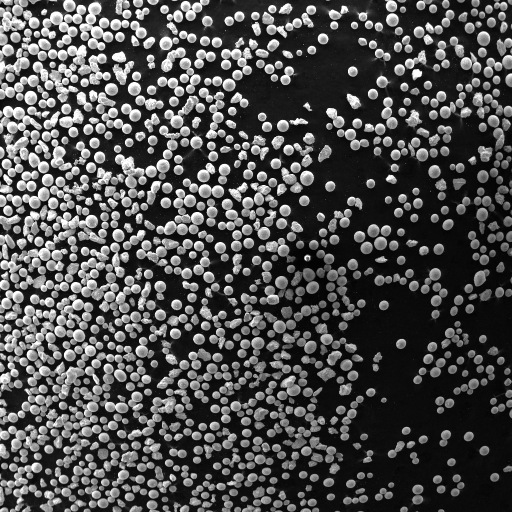
#> input picture image_9.png, 1024 x 1024 px (shown at 1/2 size)
$ python -i common.py   (imports and definitions only)
#> lines starting #> are read from the running program, lines starting #| are printed output that depends on the picture; after the words box and inside, x2 and y2 are one past the last pixel; in counts of white or black regions, pixels touching at a corner belong together
#> further down, picture is the input picture: shape (1024, 1024); min 0, max 255, mean 76.8
import cv2
import numpy as np
from typing import Union, List


def detector(image) -> Union[int, List[float]]:

    # Apply thresholding to segment the image
    _, thresh = cv2.threshold(image, 50, 255, cv2.THRESH_OTSU)
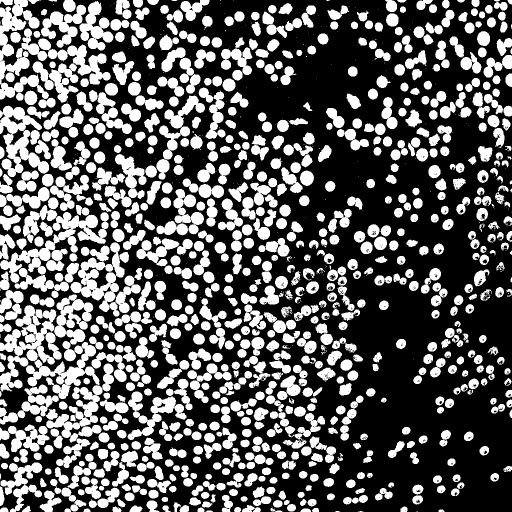
#> thresh: shape (1024, 1024) (shown at 1/2 size); 37.4% white; 1149 white regions (290 under 20 px), largest, box (x1, y1, x2, y2) and area: (0, 0, 98, 199) 8759, (0, 610, 124, 784) 8669, (141, 485, 282, 633) 8353

    thresh = cv2.medianBlur(thresh, 3)
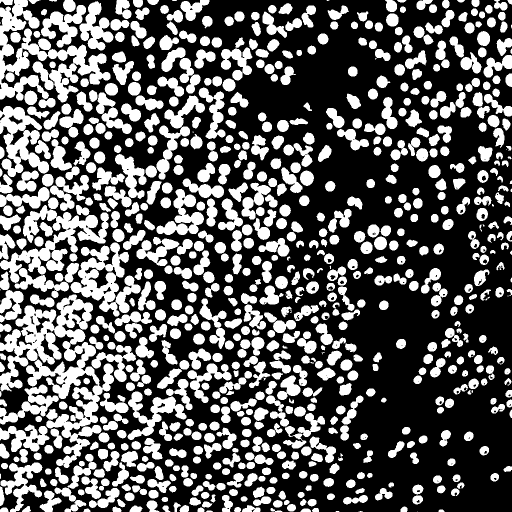
#> thresh: shape (1024, 1024) (shown at 1/2 size); 37.5% white; 814 white regions (25 under 20 px), largest, box (x1, y1, x2, y2) and area: (0, 589, 228, 936) 26879, (0, 0, 221, 205) 16656, (0, 410, 218, 566) 11012

    thresh = cv2.morphologyEx(thresh, cv2.MORPH_OPEN,
                              np.ones((1, 1), dtype=int))

    # Apply median filtering to remove noise
    median = cv2.medianBlur(thresh, 5)
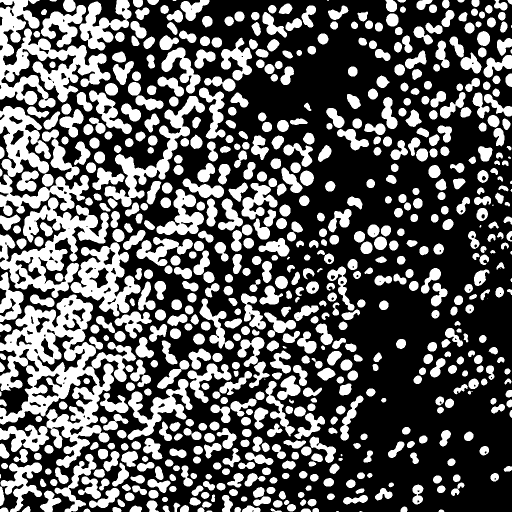
#> median: shape (1024, 1024) (shown at 1/2 size); 37.4% white; 704 white regions (14 under 20 px), largest, box (x1, y1, x2, y2) and area: (0, 589, 272, 936) 34387, (0, 0, 221, 216) 19209, (0, 395, 218, 596) 16032

    maxValue = 255
    # cv2.ADAPTIVE_THRESH_MEAN_C #cv2.ADAPTIVE_THRESH_GAUSSIAN_C
    adaptiveMethod = cv2.ADAPTIVE_THRESH_GAUSSIAN_C
    thresholdType = cv2.THRESH_BINARY  # cv2.THRESH_BINARY #cv2.THRESH_BINARY_INV
    blockSize = 5  # odd number like 3,5,7,9,11
    C = -3  # constant to be subtracted
    edges = cv2.adaptiveThreshold(
        median, maxValue, adaptiveMethod, thresholdType, blockSize, C)
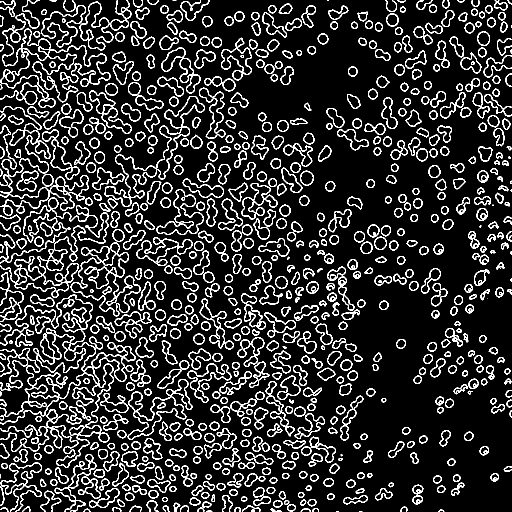
#> edges: shape (1024, 1024) (shown at 1/2 size); 14.5% white in thin lines or dots

    # Find contours and store their coordinates and sizes in arrays
    contours, _ = cv2.findContours(
        edges, cv2.RETR_TREE, cv2.CHAIN_APPROX_SIMPLE)
#> contours = 1633 contours, 146 with area under 20; largest, box (x1, y1, x2, y2) and area: (0, 589, 272, 936) 19251, (0, 0, 221, 216) 10836, (141, 485, 281, 633) 10100, (142, 486, 280, 632) 8126, (209, 192, 410, 414) 7798

    particle_coords = []
    particle_sizes = []
    for contour in contours:
        # Compute the center of the contour using moments
        moments = cv2.moments(contour)
        if moments['m00'] != 0:
            cx = int(moments['m10'] / moments['m00'])
            cy = int(moments['m01'] / moments['m00'])
            # Add the center coordinates to the array
            if [cx, cy] not in particle_coords:
                particle_coords.append((cx, cy))
                # Compute the approximate size of the particle using its area
                area = cv2.contourArea(contour)
                size = np.sqrt(area / np.pi)
                # Add the size to the array
                particle_sizes.append(size)
#> this loop made 1633 passes
#> (cx, cy, area, size) on passes 5, 6, 7, 8, 11, 12, 13, 14, 15, 16, 17, 19: (611, 1019, 29.5, 3.06), (173, 1019, 23, 2.71), (631, 1018, 24, 2.76), (548, 1020, 49, 3.95), (401, 1018, 28, 2.99), (9, 1017, 26, 2.88), (475, 1017, 29, 3.04), (232, 1017, 35, 3.34), (807, 1017, 32, 3.19), (53, 1017, 37, 3.43), (503, 1017, 86.5, 5.25), (331, 1016, 40.5, 3.59)
#> cx on pass 100: 781
#> after the loop, particle_coords = 1631 pairs, first value 0 to 1022, second value 0 to 1022; particle_sizes = 1631 values, max 78.28 at index 694, min 0.564 at index 430, mean 8.46

    # Print the coordinates and sizes of the detected particles
    print(particle_coords)
#> (printed output is left out)
    print(particle_sizes)

    return particle_coords, particle_sizes

>>> import cv2
>>> picture = cv2.imread('../image_9.png', cv2.IMREAD_GRAYSCALE)
>>> result = detector(picture)
